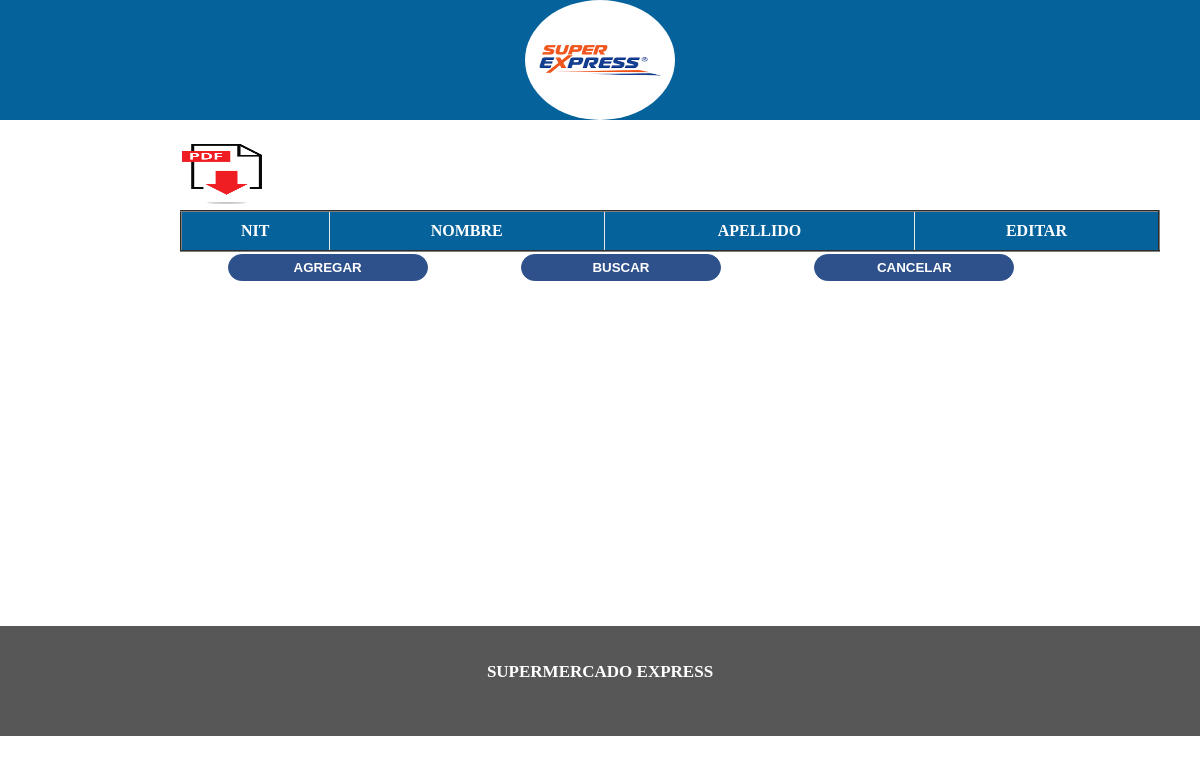
The page /clientes/consultaclientes.php (signed in) on the database as committed earlier.
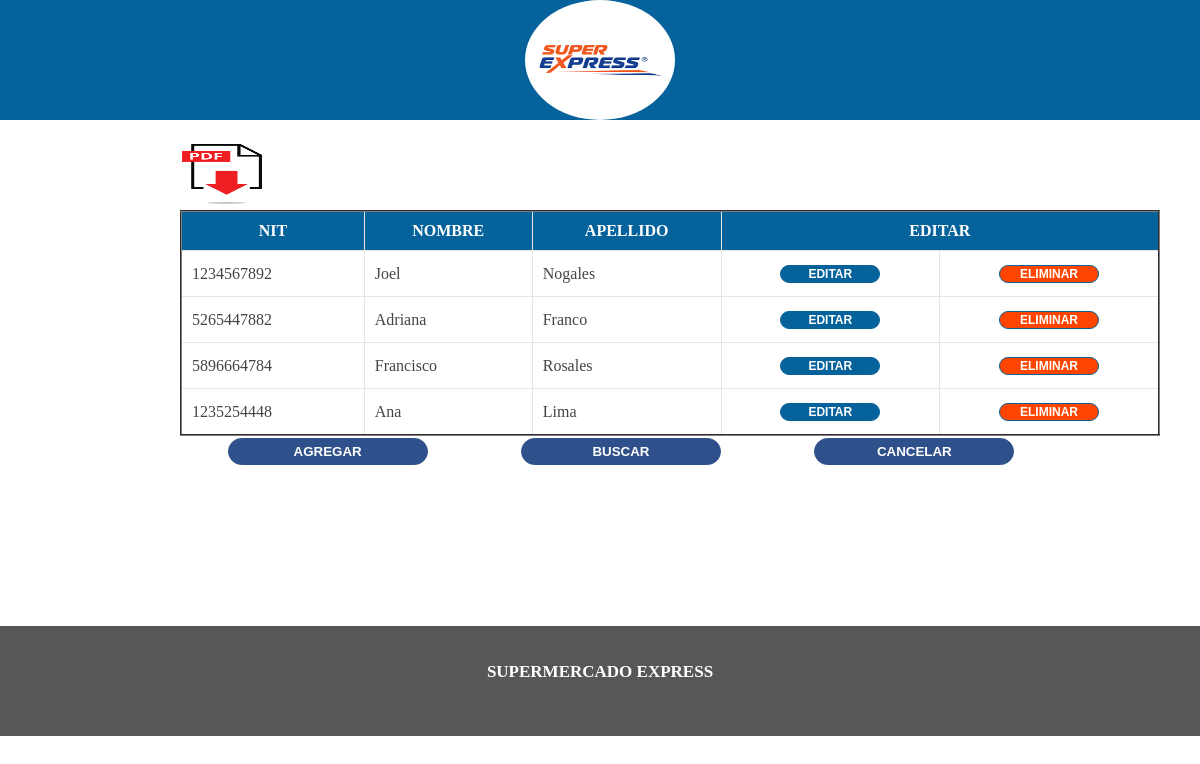
The same page on the database as committed later.
### tables this page shows
CREATE TABLE `clientes` (
  `id_cliente` int(11) NOT NULL,
  `nit` varchar(20) NOT NULL,
  `nombre` varchar(60) NOT NULL,
  `apellido` varchar(100) NOT NULL,
  `cestado` varchar(20) NOT NULL
);

### clientes/consultaclientes.php (the view, shortened to what this page needs)
<?php include('../encabezado2.php') ?>
    <div class="body4">
<?php
include('../cnn.php');
$consulta="SELECT * FROM clientes WHERE clientes.cestado<>'INACTIVO'";
$resultado=mysqli_query($conn,$consulta);
        echo "<table>";
        echo "<tr>";
        echo "<td><form action='../Reportes/rclientes.php' method='post' target='_blank'><input type='text' name='txtFec2'  style='display: none' ><input type='image' src='../img/pdf.png' width='80' height='60' ></form>";
        echo "</td>";
        echo "</tr>";
        echo "</table>";
echo "<table border='2' cellspacing='0'  style='width:100%; border-collapse:collapse;' class='table-container table-rwd'  >";
echo "<tr class='GridViewScrollHeader TH' align='center'>";
echo "<th >NIT</th>";
echo "<th >NOMBRE</th>";
echo "<th >APELLIDO</th>";
echo "<th colspan='2' >EDITAR</th>";
echo "</tr>";
while($columna=mysqli_fetch_array($resultado)){
echo "<tr class='GridViewScrollItem'>";
echo"<td>".$columna['nit']."</td><td>".$columna['nombre']."</td><td>".$columna['apellido']."</td>
<td style='height: 25px;' align='center'><a href='actcliente.php?codigo=".$columna['id_cliente']."'>
<input type='submit' name='btnupdate' value='EDITAR' class='botonE'></a></td>
<td style='height: 25px;' align='center'><a href='eliminarclientes.php?codigo=".$columna['id_cliente']."'>
<input type='submit' name='btnupdate' value='ELIMINAR' class='botonRed'></a></td>";
echo "</tr>";
}
echo "</table>";
 ?>
 <table width="90%" border="0">
	<tr align="center">
		<form>
			<td>
				<a href="ingresoclientes.php"><input type="button" name="btnClientes" value="AGREGAR" class="botonA"></a>
			</td>
            <td>
                <a href="bclientes.php"><input type="button" name="btnbuscar" value="BUSCAR" class="botonA"></a>
            </td>
		<td>
			<a href="../config.php"><input type="button" name="btnRetornar" value="CANCELAR" class="botonA"></a>
		</td>
		</form>
	</tr>
</table>
</div>
<?php include('../pie_pagina.php') ?>

Rows that differ between the two databases and show on the page:
added clientes: nit "1234567892", nombre "Joel", apellido "Nogales"
added clientes: nit "5265447882", nombre "Adriana", apellido "Franco"
added clientes: nit "5896664784", nombre "Francisco", apellido "Rosales"
added clientes: nit "1235254448", nombre "Ana", apellido "Lima"
